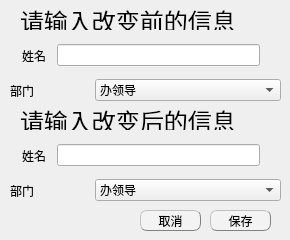
<?xml version="1.0" encoding="UTF-8"?>
<ui version="4.0">
 <class>ChangePersonDialog</class>
 <widget class="QWidget" name="ChangePersonDialog">
  <property name="geometry">
   <rect>
    <x>0</x>
    <y>0</y>
    <width>290</width>
    <height>240</height>
   </rect>
  </property>
  <property name="windowTitle">
   <string>Form</string>
  </property>
  <widget class="QWidget" name="layoutWidget">
   <property name="geometry">
    <rect>
     <x>10</x>
     <y>40</y>
     <width>265</width>
     <height>31</height>
    </rect>
   </property>
   <layout class="QHBoxLayout" name="horizontalLayout_8">
    <item>
     <spacer name="horizontalSpacer">
      <property name="orientation">
       <enum>Qt::Horizontal</enum>
      </property>
      <property name="sizeType">
       <enum>QSizePolicy::Fixed</enum>
      </property>
      <property name="sizeHint" stdset="0">
       <size>
        <width>12</width>
        <height>20</height>
       </size>
      </property>
     </spacer>
    </item>
    <item>
     <widget class="QLabel" name="label_4">
      <property name="text">
       <string>姓名</string>
      </property>
     </widget>
    </item>
    <item>
     <spacer name="leftHorizontalSpacer">
      <property name="orientation">
       <enum>Qt::Horizontal</enum>
      </property>
      <property name="sizeType">
       <enum>QSizePolicy::Fixed</enum>
      </property>
      <property name="sizeHint" stdset="0">
       <size>
        <width>5</width>
        <height>20</height>
       </size>
      </property>
     </spacer>
    </item>
    <item>
     <widget class="QLineEdit" name="nameLabelBefore"/>
    </item>
    <item>
     <spacer name="rightHorizontalSpacer">
      <property name="orientation">
       <enum>Qt::Horizontal</enum>
      </property>
      <property name="sizeType">
       <enum>QSizePolicy::Fixed</enum>
      </property>
      <property name="sizeHint" stdset="0">
       <size>
        <width>15</width>
        <height>20</height>
       </size>
      </property>
     </spacer>
    </item>
   </layout>
  </widget>
  <widget class="QWidget" name="widget_5" native="true">
   <property name="geometry">
    <rect>
     <x>10</x>
     <y>70</y>
     <width>271</width>
     <height>41</height>
    </rect>
   </property>
   <layout class="QHBoxLayout" name="horizontalLayout_6">
    <item>
     <widget class="QLabel" name="label_3">
      <property name="text">
       <string>部门</string>
      </property>
     </widget>
    </item>
    <item>
     <widget class="QComboBox" name="depNameComboBoxBefore">
      <item>
       <property name="text">
        <string>办领导</string>
       </property>
      </item>
      <item>
       <property name="text">
        <string>综合处</string>
       </property>
      </item>
      <item>
       <property name="text">
        <string>政策法规处</string>
       </property>
      </item>
      <item>
       <property name="text">
        <string>机构改革处</string>
       </property>
      </item>
      <item>
       <property name="text">
        <string>党群政法行政机构编制管理处</string>
       </property>
      </item>
      <item>
       <property name="text">
        <string>政府行政机构编制管理处</string>
       </property>
      </item>
      <item>
       <property name="text">
        <string>市县行政机构编制管理处</string>
       </property>
      </item>
      <item>
       <property name="text">
        <string>事业机构编制管理处</string>
       </property>
      </item>
      <item>
       <property name="text">
        <string>事业单位登记管理处</string>
       </property>
      </item>
      <item>
       <property name="text">
        <string>机构编制监督检查处</string>
       </property>
      </item>
      <item>
       <property name="text">
        <string>人事处</string>
       </property>
      </item>
      <item>
       <property name="text">
        <string>机关党委</string>
       </property>
      </item>
      <item>
       <property name="text">
        <string>省机构编制电子政务中心</string>
       </property>
      </item>
      <item>
       <property name="text">
        <string>省机构编制研究中心</string>
       </property>
      </item>
     </widget>
    </item>
   </layout>
  </widget>
  <widget class="QWidget" name="layoutWidget_2">
   <property name="geometry">
    <rect>
     <x>10</x>
     <y>140</y>
     <width>265</width>
     <height>31</height>
    </rect>
   </property>
   <layout class="QHBoxLayout" name="horizontalLayout_9">
    <item>
     <spacer name="horizontalSpacer_2">
      <property name="orientation">
       <enum>Qt::Horizontal</enum>
      </property>
      <property name="sizeType">
       <enum>QSizePolicy::Fixed</enum>
      </property>
      <property name="sizeHint" stdset="0">
       <size>
        <width>12</width>
        <height>20</height>
       </size>
      </property>
     </spacer>
    </item>
    <item>
     <widget class="QLabel" name="label_5">
      <property name="text">
       <string>姓名</string>
      </property>
     </widget>
    </item>
    <item>
     <spacer name="leftHorizontalSpacer_2">
      <property name="orientation">
       <enum>Qt::Horizontal</enum>
      </property>
      <property name="sizeType">
       <enum>QSizePolicy::Fixed</enum>
      </property>
      <property name="sizeHint" stdset="0">
       <size>
        <width>5</width>
        <height>20</height>
       </size>
      </property>
     </spacer>
    </item>
    <item>
     <widget class="QLineEdit" name="nameLabelAfter"/>
    </item>
    <item>
     <spacer name="rightHorizontalSpacer_2">
      <property name="orientation">
       <enum>Qt::Horizontal</enum>
      </property>
      <property name="sizeType">
       <enum>QSizePolicy::Fixed</enum>
      </property>
      <property name="sizeHint" stdset="0">
       <size>
        <width>15</width>
        <height>20</height>
       </size>
      </property>
     </spacer>
    </item>
   </layout>
  </widget>
  <widget class="QWidget" name="widget_6" native="true">
   <property name="geometry">
    <rect>
     <x>10</x>
     <y>170</y>
     <width>271</width>
     <height>41</height>
    </rect>
   </property>
   <layout class="QHBoxLayout" name="horizontalLayout_7">
    <item>
     <widget class="QLabel" name="label_6">
      <property name="text">
       <string>部门</string>
      </property>
     </widget>
    </item>
    <item>
     <widget class="QComboBox" name="depNameComboBoxAfter">
      <item>
       <property name="text">
        <string>办领导</string>
       </property>
      </item>
      <item>
       <property name="text">
        <string>综合处</string>
       </property>
      </item>
      <item>
       <property name="text">
        <string>政策法规处</string>
       </property>
      </item>
      <item>
       <property name="text">
        <string>机构改革处</string>
       </property>
      </item>
      <item>
       <property name="text">
        <string>党群政法行政机构编制管理处</string>
       </property>
      </item>
      <item>
       <property name="text">
        <string>政府行政机构编制管理处</string>
       </property>
      </item>
      <item>
       <property name="text">
        <string>市县行政机构编制管理处</string>
       </property>
      </item>
      <item>
       <property name="text">
        <string>事业机构编制管理处</string>
       </property>
      </item>
      <item>
       <property name="text">
        <string>事业单位登记管理处</string>
       </property>
      </item>
      <item>
       <property name="text">
        <string>机构编制监督检查处</string>
       </property>
      </item>
      <item>
       <property name="text">
        <string>人事处</string>
       </property>
      </item>
      <item>
       <property name="text">
        <string>机关党委</string>
       </property>
      </item>
      <item>
       <property name="text">
        <string>省机构编制电子政务中心</string>
       </property>
      </item>
      <item>
       <property name="text">
        <string>省机构编制研究中心</string>
       </property>
      </item>
     </widget>
    </item>
   </layout>
  </widget>
  <widget class="QPushButton" name="cancelBtn">
   <property name="geometry">
    <rect>
     <x>140</x>
     <y>210</y>
     <width>61</width>
     <height>21</height>
    </rect>
   </property>
   <property name="styleSheet">
    <string notr="true">QPushButton{background-color: rgb(243, 243, 243);border:0.5px groove gray;border-radius:7px;padding:2px 4px;border-style: outset;}
QPushButton:hover{background-color:rgb(229, 241, 251); color: black;}
QPushButton:pressed{background-color:rgb(191, 190, 192);border-style: inset;}</string>
   </property>
   <property name="text">
    <string>取消</string>
   </property>
  </widget>
  <widget class="QPushButton" name="saveBtn">
   <property name="geometry">
    <rect>
     <x>210</x>
     <y>210</y>
     <width>61</width>
     <height>21</height>
    </rect>
   </property>
   <property name="styleSheet">
    <string notr="true">QPushButton{background-color: rgb(243, 243, 243);border:0.5px groove gray;border-radius:7px;padding:2px 4px;border-style: outset;}
QPushButton:hover{background-color:rgb(229, 241, 251); color: black;}
QPushButton:pressed{background-color:rgb(191, 190, 192);border-style: inset;}</string>
   </property>
   <property name="text">
    <string>保存</string>
   </property>
  </widget>
  <widget class="QLabel" name="label">
   <property name="geometry">
    <rect>
     <x>20</x>
     <y>10</y>
     <width>221</width>
     <height>20</height>
    </rect>
   </property>
   <property name="font">
    <font>
     <pointsize>18</pointsize>
    </font>
   </property>
   <property name="text">
    <string>请输入改变前的信息</string>
   </property>
  </widget>
  <widget class="QLabel" name="label_2">
   <property name="geometry">
    <rect>
     <x>20</x>
     <y>110</y>
     <width>221</width>
     <height>20</height>
    </rect>
   </property>
   <property name="font">
    <font>
     <pointsize>18</pointsize>
    </font>
   </property>
   <property name="text">
    <string>请输入改变后的信息</string>
   </property>
  </widget>
 </widget>
 <resources/>
 <connections/>
</ui>
